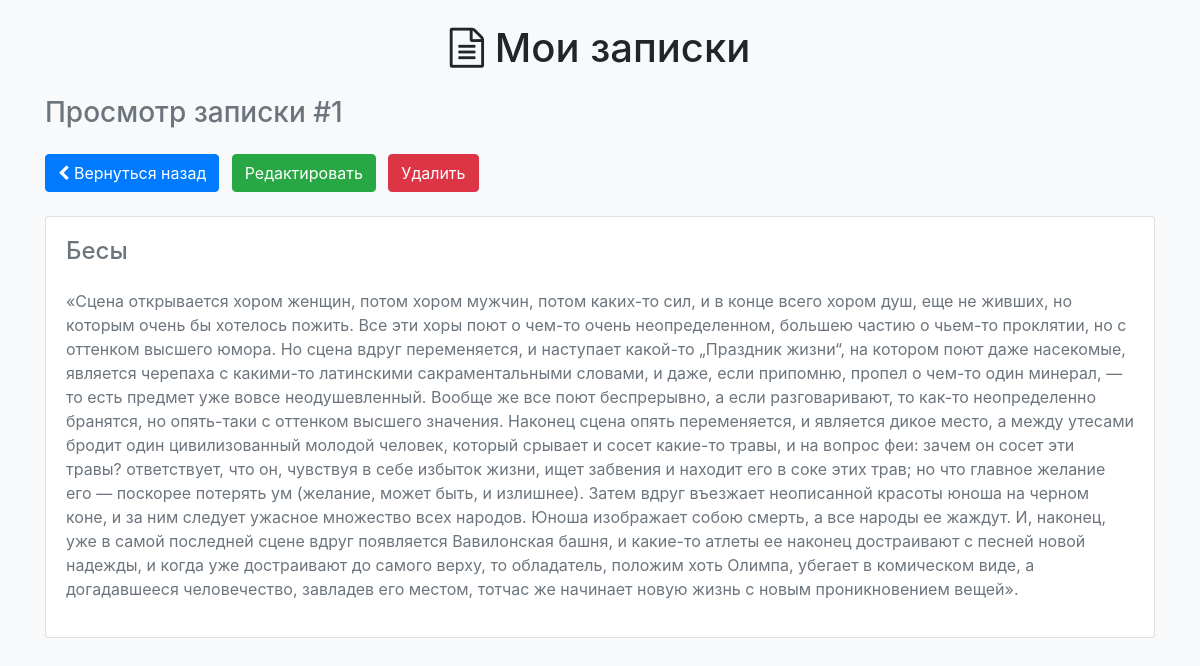
/shownote.php?id=1, run on the app's committed database.
### tables this page shows
CREATE TABLE `notes` (
  `id` int(10) UNSIGNED NOT NULL,
  `title` varchar(50) NOT NULL,
  `content` text NOT NULL
);

### shownote.php (the view, shortened to what this page needs)
<!DOCTYPE html>
<html lang="ru">
<head>
	<link rel="stylesheet" href="css/bootstrap.min.css">
	<link rel="stylesheet" href="css/font-awesome.min.css">
</head>
<body class="bg-light">
	<div class="container">
		<h1 class="my-4 text-center"><i class="fa fa-file-text-o" aria-hidden="true"></i> Мои записки</h1>
		<h3 class="my-4 text-secondary">Просмотр записки #<?php echo $_GET['id']; ?></h3>
		<div class="my-4">
			<a class="btn btn-primary mr-2" href="index.php"><i class="fa fa-chevron-left" aria-hidden="true"></i> Вернуться назад</a>
			<a class="btn btn-success mr-2" href="editnote.php?id=<?php echo $_GET['id']; ?>">Редактировать</a>
			<form method="POST" action="index.php" class="mr-2" style="display: inline-block;">
				<input type="submit" class="btn btn-danger" value="Удалить">
			</form>
		</div>
		<?php
			$db = new PDO('mysql:host=localhost;dbname=notesproject', 'root', '');
		?>
		<div class="card">
			<?php
				$query = $db->prepare('SELECT title, content FROM notes WHERE id = ?;');
				$query->execute(array($_GET['id']));
				$result = $query->FETCHALL(PDO::FETCH_ASSOC);
				$e = $result[0];
			?>
			<div class="card-body">
				<h4 class="text-secondary mb-4"><?php echo $e['title']; ?></h4>
				<p class="text-secondary"><?php echo $e['content']; ?></p>
			</div>
		</div>
	</div>
</body>
</html>

### data on the page
notes: title "Бесы", content "«Сцена открывается хором женщин, потом хором мужчин, потом каких-то сил, и в конце всего хором душ, еще не живших, но которым очень бы хотелось пожить. Все эти хоры поют о чем-то очень неопреде­ленном, большею частию о чьем-то проклятии, но с оттенком высшего юмора. Но сцена вдруг переменяется, и наступает какой-то „Праздник жизни“, на котором поют даже насекомые, является черепаха с каки­ми-то латинскими сакрамен­тальными словами, и даже, если припомню, пропел о чем-то один минерал, — то есть предмет уже вовсе неодушевленный. Вообще же все поют беспрерывно, а если разговари­вают, то как-то неопределенно бранятся, но опять-таки с оттенком высшего значения. Наконец сцена опять переменяется,…"

### other printed values
$_GET['id'] "1"
